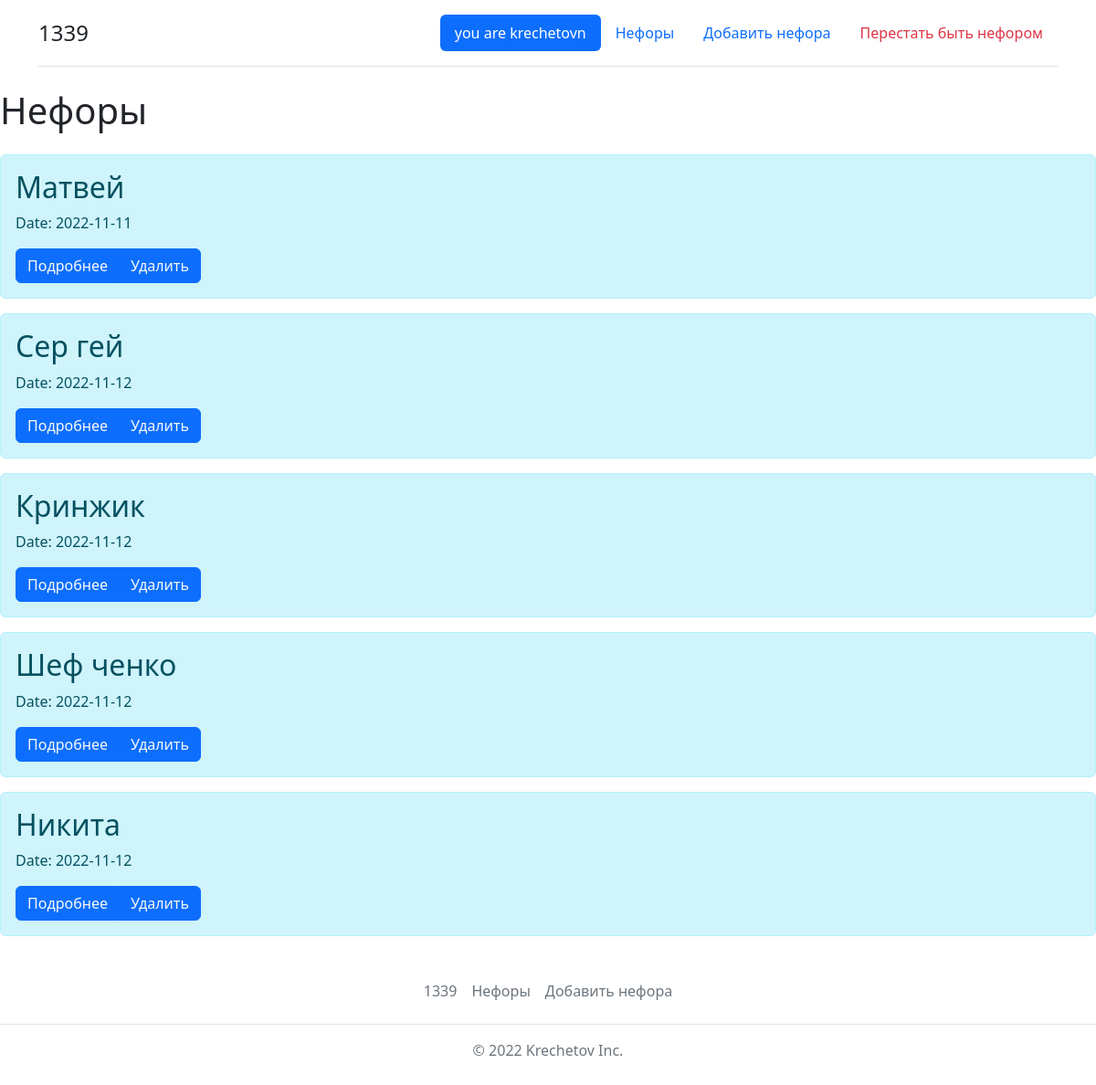
The page /pidors (signed in) on the database its author committed.
### neffory.py (models this page shows, shortened)
class Pidor(db.Model):
    id = db.Column(db.Integer, primary_key=True)
    name = db.Column(db.String(50), nullable=False)
    text = db.Column(db.Text, nullable=False)
    date = db.Column(db.DateTime, default=datetime.utcnow)

### neffory.py (the view)
@app.route("/pidors")
def pidors():
    pidors = Pidor.query.order_by(Pidor.id).all()
    try:
        return render_template("pidors.html", pidors=pidors, login=session['username'])
    except Exception:
        return redirect("/login")

### templates/pidors.html (shortened to what this page needs)
{% extends 'base.html' %}
{% block body%}
<h1 class="mb-4">Нефоры</h1>
{% for pidor in pidors %}
<div class="alert alert-info">
    <h2>{{ pidor.name }}</h2>
    <p>Date: {{ pidor.date.date() }}</p>
    <div class="btn-group" role="group" aria-label="Операции с нефором">
        <a href="/pidor/{{ pidor.id }}" class="btn btn-primary text-light">Подробнее</a>
        <button type="button" class="btn btn-primary text-light" data-bs-toggle="modal" data-bs-target="#dmodel">Удалить</button>
    </div>
</div>
{% endfor %}
{% endblock %}

### rows shown on the page
Pidor: name "Матвей", date "2022-11-11"
Pidor: name "Сер гей", date "2022-11-12"
Pidor: name "Кринжик", date "2022-11-12"
Pidor: name "Шеф ченко", date "2022-11-12"
Pidor: name "Никита", date "2022-11-12"

### other values the page prints
{{ login }} "krechetovn"
